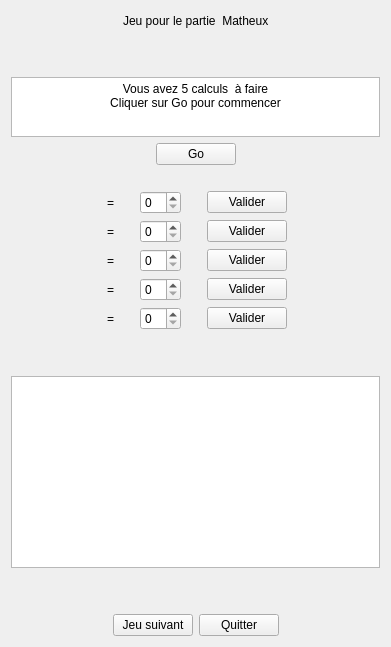
      <widget class="QWidget" name="page_jeu_4">
       <layout class="QVBoxLayout" name="verticalLayout_19">
        <item>
         <layout class="QVBoxLayout" name="verticalLayout_10">
          <item>
           <layout class="QVBoxLayout" name="verticalLayout_8">
            <item>
             <layout class="QHBoxLayout" name="horizontalLayout_19">
              <item>
               <spacer name="horizontalSpacer_32">
                <property name="orientation">
                 <enum>Qt::Horizontal</enum>
                </property>
                <property name="sizeHint" stdset="0">
                 <size>
                  <width>40</width>
                  <height>20</height>
                 </size>
                </property>
               </spacer>
              </item>
              <item>
               <widget class="QLabel" name="label_8">
                <property name="text">
                 <string>Jeu pour le partie  Matheux</string>
                </property>
               </widget>
              </item>
              <item>
               <spacer name="horizontalSpacer_33">
                <property name="orientation">
                 <enum>Qt::Horizontal</enum>
                </property>
                <property name="sizeHint" stdset="0">
                 <size>
                  <width>40</width>
                  <height>20</height>
                 </size>
                </property>
               </spacer>
              </item>
             </layout>
            </item>
            <item>
             <spacer name="verticalSpacer_9">
              <property name="orientation">
               <enum>Qt::Vertical</enum>
              </property>
              <property name="sizeType">
               <enum>QSizePolicy::Fixed</enum>
              </property>
              <property name="sizeHint" stdset="0">
               <size>
                <width>20</width>
                <height>40</height>
               </size>
              </property>
             </spacer>
            </item>
            <item>
             <widget class="QTextBrowser" name="Enonce_4">
              <property name="minimumSize">
               <size>
                <width>0</width>
                <height>50</height>
               </size>
              </property>
              <property name="maximumSize">
               <size>
                <width>16777215</width>
                <height>60</height>
               </size>
              </property>
              <property name="html">
               <string>&lt;!DOCTYPE HTML PUBLIC &quot;-//W3C//DTD HTML 4.0//EN&quot; &quot;http://www.w3.org/TR/REC-html40/strict.dtd&quot;&gt;
&lt;html&gt;&lt;head&gt;&lt;meta name=&quot;qrichtext&quot; content=&quot;1&quot; /&gt;&lt;style type=&quot;text/css&quot;&gt;
p, li { white-space: pre-wrap; }
&lt;/style&gt;&lt;/head&gt;&lt;body style=&quot; font-family:'Noto Sans'; font-size:9pt; font-weight:400; font-style:normal;&quot;&gt;
&lt;p align=&quot;center&quot; style=&quot; margin-top:0px; margin-bottom:0px; margin-left:0px; margin-right:0px; -qt-block-indent:0; text-indent:0px;&quot;&gt;Vous avez 5 calculs  à faire&lt;/p&gt;
&lt;p align=&quot;center&quot; style=&quot; margin-top:0px; margin-bottom:0px; margin-left:0px; margin-right:0px; -qt-block-indent:0; text-indent:0px;&quot;&gt;Cliquer sur Go pour commencer&lt;/p&gt;
&lt;p align=&quot;center&quot; style=&quot;-qt-paragraph-type:empty; margin-top:0px; margin-bottom:0px; margin-left:0px; margin-right:0px; -qt-block-indent:0; text-indent:0px;&quot;&gt;&lt;br /&gt;&lt;/p&gt;&lt;/body&gt;&lt;/html&gt;</string>
              </property>
             </widget>
            </item>
            <item>
             <layout class="QHBoxLayout" name="horizontalLayout_20">
              <item>
               <spacer name="horizontalSpacer_34">
                <property name="orientation">
                 <enum>Qt::Horizontal</enum>
                </property>
                <property name="sizeHint" stdset="0">
                 <size>
                  <width>40</width>
                  <height>20</height>
                 </size>
                </property>
               </spacer>
              </item>
              <item>
               <widget class="QPushButton" name="go_jeu_calcul">
                <property name="text">
                 <string>Go</string>
                </property>
               </widget>
              </item>
              <item>
               <spacer name="horizontalSpacer_37">
                <property name="orientation">
                 <enum>Qt::Horizontal</enum>
                </property>
                <property name="sizeHint" stdset="0">
                 <size>
                  <width>40</width>
                  <height>20</height>
                 </size>
                </property>
               </spacer>
              </item>
             </layout>
            </item>
            <item>
             <spacer name="verticalSpacer_23">
              <property name="orientation">
               <enum>Qt::Vertical</enum>
              </property>
              <property name="sizeType">
               <enum>QSizePolicy::Fixed</enum>
              </property>
              <property name="sizeHint" stdset="0">
               <size>
                <width>20</width>
                <height>20</height>
               </size>
              </property>
             </spacer>
            </item>
            <item>
             <layout class="QHBoxLayout" name="horizontalLayout_61">
              <item>
               <spacer name="horizontalSpacer_95">
                <property name="orientation">
                 <enum>Qt::Horizontal</enum>
                </property>
                <property name="sizeHint" stdset="0">
                 <size>
                  <width>40</width>
                  <height>20</height>
                 </size>
                </property>
               </spacer>
              </item>
              <item>
               <widget class="QLabel" name="calcul1">
                <property name="minimumSize">
                 <size>
                  <width>50</width>
                  <height>0</height>
                 </size>
                </property>
                <property name="maximumSize">
                 <size>
                  <width>50</width>
                  <height>16777215</height>
                 </size>
                </property>
                <property name="text">
                 <string/>
                </property>
               </widget>
              </item>
              <item>
               <widget class="QLabel" name="label_9">
                <property name="text">
                 <string>=</string>
                </property>
               </widget>
              </item>
              <item>
               <spacer name="horizontalSpacer_40">
                <property name="orientation">
                 <enum>Qt::Horizontal</enum>
                </property>
                <property name="sizeType">
                 <enum>QSizePolicy::Fixed</enum>
                </property>
                <property name="sizeHint" stdset="0">
                 <size>
                  <width>20</width>
                  <height>20</height>
                 </size>
                </property>
               </spacer>
              </item>
              <item>
               <widget class="QSpinBox" name="res_calcul1"/>
              </item>
              <item>
               <spacer name="horizontalSpacer_51">
                <property name="orientation">
                 <enum>Qt::Horizontal</enum>
                </property>
                <property name="sizeType">
                 <enum>QSizePolicy::Fixed</enum>
                </property>
                <property name="sizeHint" stdset="0">
                 <size>
                  <width>20</width>
                  <height>20</height>
                 </size>
                </property>
               </spacer>
              </item>
              <item>
               <widget class="QPushButton" name="valider_calcul1">
                <property name="text">
                 <string>Valider</string>
                </property>
               </widget>
              </item>
              <item>
               <spacer name="horizontalSpacer_56">
                <property name="orientation">
                 <enum>Qt::Horizontal</enum>
                </property>
                <property name="sizeType">
                 <enum>QSizePolicy::Minimum</enum>
                </property>
                <property name="sizeHint" stdset="0">
                 <size>
                  <width>40</width>
                  <height>20</height>
                 </size>
                </property>
               </spacer>
              </item>
              <item>
               <widget class="QLabel" name="valid_calcul1">
                <property name="text">
                 <string/>
                </property>
               </widget>
              </item>
              <item>
               <spacer name="horizontalSpacer_96">
                <property name="orientation">
                 <enum>Qt::Horizontal</enum>
                </property>
                <property name="sizeHint" stdset="0">
                 <size>
                  <width>40</width>
                  <height>20</height>
                 </size>
                </property>
               </spacer>
              </item>
             </layout>
            </item>
            <item>
             <layout class="QHBoxLayout" name="horizontalLayout_62">
              <item>
               <spacer name="horizontalSpacer_97">
                <property name="orientation">
                 <enum>Qt::Horizontal</enum>
                </property>
                <property name="sizeHint" stdset="0">
                 <size>
                  <width>40</width>
                  <height>20</height>
                 </size>
                </property>
               </spacer>
              </item>
              <item>
               <widget class="QLabel" name="calcul2">
                <property name="minimumSize">
                 <size>
                  <width>50</width>
                  <height>0</height>
                 </size>
                </property>
                <property name="maximumSize">
                 <size>
                  <width>50</width>
                  <height>16777215</height>
                 </size>
                </property>
                <property name="text">
                 <string/>
                </property>
               </widget>
              </item>
              <item>
               <widget class="QLabel" name="label_11">
                <property name="text">
                 <string>=</string>
                </property>
               </widget>
              </item>
              <item>
               <spacer name="horizontalSpacer_41">
                <property name="orientation">
                 <enum>Qt::Horizontal</enum>
                </property>
                <property name="sizeType">
                 <enum>QSizePolicy::Fixed</enum>
                </property>
                <property name="sizeHint" stdset="0">
                 <size>
                  <width>20</width>
                  <height>20</height>
                 </size>
                </property>
               </spacer>
              </item>
              <item>
               <widget class="QSpinBox" name="res_calcul2"/>
              </item>
              <item>
               <spacer name="horizontalSpacer_50">
                <property name="orientation">
                 <enum>Qt::Horizontal</enum>
                </property>
                <property name="sizeType">
                 <enum>QSizePolicy::Fixed</enum>
                </property>
                <property name="sizeHint" stdset="0">
                 <size>
                  <width>20</width>
                  <height>20</height>
                 </size>
                </property>
               </spacer>
              </item>
              <item>
               <widget class="QPushButton" name="valider_calcul2">
                <property name="text">
                 <string>Valider</string>
                </property>
               </widget>
              </item>
              <item>
               <spacer name="horizontalSpacer_57">
                <property name="orientation">
                 <enum>Qt::Horizontal</enum>
                </property>
                <property name="sizeType">
                 <enum>QSizePolicy::Minimum</enum>
                </property>
                <property name="sizeHint" stdset="0">
                 <size>
                  <width>40</width>
                  <height>20</height>
                 </size>
                </property>
               </spacer>
              </item>
              <item>
               <widget class="QLabel" name="valid_calcul2">
                <property name="text">
                 <string/>
                </property>
               </widget>
              </item>
              <item>
               <spacer name="horizontalSpacer_98">
                <property name="orientation">
                 <enum>Qt::Horizontal</enum>
                </property>
                <property name="sizeHint" stdset="0">
                 <size>
                  <width>40</width>
                  <height>20</height>
                 </size>
                </property>
               </spacer>
              </item>
             </layout>
            </item>
            <item>
             <layout class="QHBoxLayout" name="horizontalLayout_63">
              <item>
               <spacer name="horizontalSpacer_99">
                <property name="orientation">
                 <enum>Qt::Horizontal</enum>
                </property>
                <property name="sizeHint" stdset="0">
                 <size>
                  <width>40</width>
                  <height>20</height>
                 </size>
                </property>
               </spacer>
              </item>
              <item>
               <widget class="QLabel" name="calcul3">
                <property name="minimumSize">
                 <size>
                  <width>50</width>
                  <height>0</height>
                 </size>
                </property>
                <property name="maximumSize">
                 <size>
                  <width>50</width>
                  <height>16777215</height>
                 </size>
                </property>
                <property name="text">
                 <string/>
                </property>
               </widget>
              </item>
              <item>
               <widget class="QLabel" name="label_12">
                <property name="text">
                 <string>=</string>
                </property>
               </widget>
              </item>
              <item>
               <spacer name="horizontalSpacer_44">
                <property name="orientation">
                 <enum>Qt::Horizontal</enum>
                </property>
                <property name="sizeType">
                 <enum>QSizePolicy::Fixed</enum>
                </property>
                <property name="sizeHint" stdset="0">
                 <size>
                  <width>20</width>
                  <height>20</height>
                 </size>
                </property>
               </spacer>
              </item>
              <item>
               <widget class="QSpinBox" name="res_calcul3"/>
              </item>
              <item>
               <spacer name="horizontalSpacer_49">
                <property name="orientation">
                 <enum>Qt::Horizontal</enum>
                </property>
                <property name="sizeType">
                 <enum>QSizePolicy::Fixed</enum>
                </property>
                <property name="sizeHint" stdset="0">
                 <size>
                  <width>20</width>
                  <height>20</height>
                 </size>
                </property>
               </spacer>
              </item>
              <item>
               <widget class="QPushButton" name="valider_calcul3">
                <property name="text">
                 <string>Valider</string>
                </property>
               </widget>
              </item>
              <item>
               <spacer name="horizontalSpacer_58">
                <property name="orientation">
                 <enum>Qt::Horizontal</enum>
                </property>
                <property name="sizeType">
                 <enum>QSizePolicy::Minimum</enum>
                </property>
                <property name="sizeHint" stdset="0">
                 <size>
                  <width>40</width>
                  <height>20</height>
                 </size>
                </property>
               </spacer>
              </item>
              <item>
               <widget class="QLabel" name="valid_calcul3">
                <property name="text">
                 <string/>
                </property>
               </widget>
              </item>
              <item>
               <spacer name="horizontalSpacer_100">
                <property name="orientation">
                 <enum>Qt::Horizontal</enum>
                </property>
                <property name="sizeHint" stdset="0">
                 <size>
                  <width>40</width>
                  <height>20</height>
                 </size>
                </property>
               </spacer>
              </item>
             </layout>
            </item>
            <item>
             <layout class="QHBoxLayout" name="horizontalLayout_64">
              <item>
               <spacer name="horizontalSpacer_101">
                <property name="orientation">
                 <enum>Qt::Horizontal</enum>
                </property>
                <property name="sizeHint" stdset="0">
                 <size>
                  <width>40</width>
                  <height>20</height>
                 </size>
                </property>
               </spacer>
              </item>
              <item>
               <widget class="QLabel" name="calcul4">
                <property name="minimumSize">
                 <size>
                  <width>50</width>
                  <height>0</height>
                 </size>
                </property>
                <property name="maximumSize">
                 <size>
                  <width>50</width>
                  <height>16777215</height>
                 </size>
                </property>
                <property name="text">
                 <string/>
                </property>
               </widget>
              </item>
              <item>
               <widget class="QLabel" name="label_13">
                <property name="text">
                 <string>=</string>
                </property>
               </widget>
              </item>
              <item>
               <spacer name="horizontalSpacer_45">
                <property name="orientation">
                 <enum>Qt::Horizontal</enum>
                </property>
                <property name="sizeType">
                 <enum>QSizePolicy::Fixed</enum>
                </property>
                <property name="sizeHint" stdset="0">
                 <size>
                  <width>20</width>
                  <height>20</height>
                 </size>
                </property>
               </spacer>
              </item>
              <item>
               <widget class="QSpinBox" name="res_calcul4"/>
              </item>
              <item>
               <spacer name="horizontalSpacer_48">
                <property name="orientation">
                 <enum>Qt::Horizontal</enum>
                </property>
                <property name="sizeType">
                 <enum>QSizePolicy::Fixed</enum>
                </property>
                <property name="sizeHint" stdset="0">
                 <size>
                  <width>20</width>
                  <height>20</height>
                 </size>
                </property>
               </spacer>
              </item>
              <item>
               <widget class="QPushButton" name="valider_calcul4">
                <property name="text">
                 <string>Valider</string>
                </property>
               </widget>
              </item>
              <item>
               <spacer name="horizontalSpacer_59">
                <property name="orientation">
                 <enum>Qt::Horizontal</enum>
                </property>
                <property name="sizeType">
                 <enum>QSizePolicy::Minimum</enum>
                </property>
                <property name="sizeHint" stdset="0">
                 <size>
                  <width>40</width>
                  <height>20</height>
                 </size>
                </property>
               </spacer>
              </item>
              <item>
               <widget class="QLabel" name="valid_calcul4">
                <property name="text">
                 <string/>
                </property>
               </widget>
              </item>
              <item>
               <spacer name="horizontalSpacer_102">
                <property name="orientation">
                 <enum>Qt::Horizontal</enum>
                </property>
                <property name="sizeHint" stdset="0">
                 <size>
                  <width>40</width>
                  <height>20</height>
                 </size>
                </property>
               </spacer>
              </item>
             </layout>
            </item>
            <item>
             <layout class="QHBoxLayout" name="horizontalLayout_15">
              <item>
               <spacer name="horizontalSpacer_38">
                <property name="orientation">
                 <enum>Qt::Horizontal</enum>
                </property>
                <property name="sizeHint" stdset="0">
                 <size>
                  <width>40</width>
                  <height>20</height>
                 </size>
                </property>
               </spacer>
              </item>
              <item>
               <widget class="QLabel" name="calcul5">
                <property name="minimumSize">
                 <size>
                  <width>50</width>
                  <height>0</height>
                 </size>
                </property>
                <property name="maximumSize">
                 <size>
                  <width>50</width>
                  <height>16777215</height>
                 </size>
                </property>
                <property name="text">
                 <string/>
                </property>
               </widget>
              </item>
              <item>
               <widget class="QLabel" name="label_15">
                <property name="text">
                 <string>=</string>
                </property>
               </widget>
              </item>
              <item>
               <spacer name="horizontalSpacer_46">
                <property name="orientation">
                 <enum>Qt::Horizontal</enum>
                </property>
                <property name="sizeType">
                 <enum>QSizePolicy::Fixed</enum>
                </property>
                <property name="sizeHint" stdset="0">
                 <size>
                  <width>20</width>
                  <height>20</height>
                 </size>
                </property>
               </spacer>
              </item>
              <item>
               <widget class="QSpinBox" name="res_calcul5"/>
              </item>
              <item>
               <spacer name="horizontalSpacer_47">
                <property name="orientation">
                 <enum>Qt::Horizontal</enum>
                </property>
                <property name="sizeType">
                 <enum>QSizePolicy::Fixed</enum>
                </property>
                <property name="sizeHint" stdset="0">
                 <size>
                  <width>20</width>
                  <height>20</height>
                 </size>
                </property>
               </spacer>
              </item>
              <item>
               <widget class="QPushButton" name="valider_calcul5">
                <property name="text">
                 <string>Valider</string>
                </property>
               </widget>
              </item>
              <item>
               <spacer name="horizontalSpacer_60">
                <property name="orientation">
                 <enum>Qt::Horizontal</enum>
                </property>
                <property name="sizeType">
                 <enum>QSizePolicy::Minimum</enum>
                </property>
                <property name="sizeHint" stdset="0">
                 <size>
                  <width>40</width>
                  <height>20</height>
                 </size>
                </property>
               </spacer>
              </item>
              <item>
               <widget class="QLabel" name="valid_calcul1_5">
                <property name="text">
                 <string/>
                </property>
               </widget>
              </item>
              <item>
               <spacer name="horizontalSpacer_39">
                <property name="orientation">
                 <enum>Qt::Horizontal</enum>
                </property>
                <property name="sizeHint" stdset="0">
                 <size>
                  <width>40</width>
                  <height>20</height>
                 </size>
                </property>
               </spacer>
              </item>
             </layout>
            </item>
            <item>
             <spacer name="verticalSpacer_10">
              <property name="orientation">
               <enum>Qt::Vertical</enum>
              </property>
              <property name="sizeType">
               <enum>QSizePolicy::Fixed</enum>
              </property>
              <property name="sizeHint" stdset="0">
               <size>
                <width>20</width>
                <height>40</height>
               </size>
              </property>
             </spacer>
            </item>
            <item>
             <widget class="QTextEdit" name="Resultat_4"/>
            </item>
            <item>
             <spacer name="verticalSpacer_11">
              <property name="orientation">
               <enum>Qt::Vertical</enum>
              </property>
              <property name="sizeHint" stdset="0">
               <size>
                <width>20</width>
                <height>40</height>
               </size>
              </property>
             </spacer>
            </item>
            <item>
             <layout class="QHBoxLayout" name="horizontalLayout_24">
              <item>
               <spacer name="horizontalSpacer_42">
                <property name="orientation">
                 <enum>Qt::Horizontal</enum>
                </property>
                <property name="sizeHint" stdset="0">
                 <size>
                  <width>40</width>
                  <height>20</height>
                 </size>
                </property>
               </spacer>
              </item>
              <item>
               <widget class="QPushButton" name="next_jeu3_3">
                <property name="text">
                 <string>Jeu suivant</string>
                </property>
               </widget>
              </item>
              <item>
               <widget class="QPushButton" name="pushButton_23">
                <property name="text">
                 <string>Quitter</string>
                </property>
               </widget>
              </item>
              <item>
               <spacer name="horizontalSpacer_43">
                <property name="orientation">
                 <enum>Qt::Horizontal</enum>
                </property>
                <property name="sizeHint" stdset="0">
                 <size>
                  <width>40</width>
                  <height>20</height>
                 </size>
                </property>
               </spacer>
              </item>
             </layout>
            </item>
           </layout>
          </item>
         </layout>
        </item>
       </layout>
      </widget>
